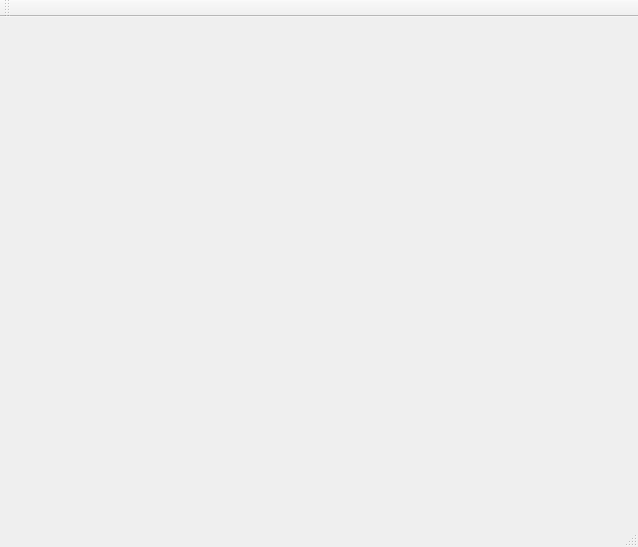
<?xml version="1.0" encoding="UTF-8"?>
<ui version="4.0">
 <class>MainWindow</class>
 <widget class="QMainWindow" name="MainWindow">
  <property name="geometry">
   <rect>
    <x>0</x>
    <y>0</y>
    <width>638</width>
    <height>547</height>
   </rect>
  </property>
  <property name="windowTitle">
   <string>Saper</string>
  </property>
  <widget class="QWidget" name="centralWidget"/>
  <widget class="QMenuBar" name="menuBar">
   <property name="geometry">
    <rect>
     <x>0</x>
     <y>0</y>
     <width>638</width>
     <height>21</height>
    </rect>
   </property>
  </widget>
  <widget class="QToolBar" name="mainToolBar">
   <attribute name="toolBarArea">
    <enum>TopToolBarArea</enum>
   </attribute>
   <attribute name="toolBarBreak">
    <bool>false</bool>
   </attribute>
  </widget>
  <widget class="QStatusBar" name="statusBar"/>
 </widget>
 <layoutdefault spacing="6" margin="11"/>
 <resources/>
 <connections/>
</ui>
